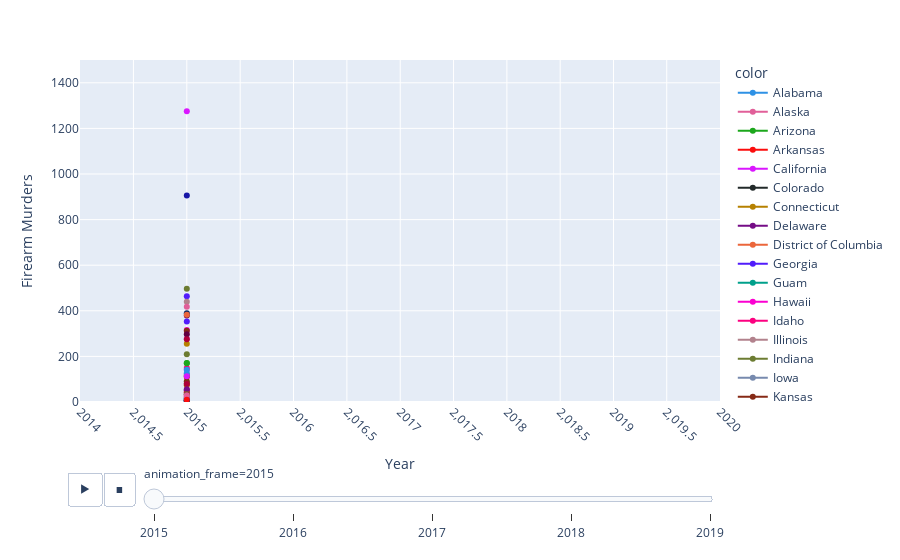

Write notebook code for a chart like this one.
### Code cell
Year = [x[0] for x in data_to_display.index]
TotalFirearms = data_to_display['TotalFirearms']['mean'].values.tolist()
State = [x[1] for x in data_to_display.index]


fig = px.line(x=Year,
              y=TotalFirearms, 
              color=State,
              markers=True,
              color_discrete_sequence=px.colors.qualitative.Dark24,
              animation_frame=Year, 
              animation_group=State,
              log_x=True, 
              range_x=[2014,2020], 
              range_y=[0,1500]
              )

fig.update_layout(title='',
                  xaxis_title='Year',
                  yaxis_title='Firearm Murders',
                  )
#fig.update_xaxes(tickvals=Year, tickangle=45)
fig.update_xaxes(tickangle=45)
                 
fig.show()

### Figure 1 — Plotly figure (JSON) as saved in the notebook; plotly's stock layout.template omitted (floating-point values rounded to 4 significant figures)
{"data": [{"hovertemplate": "color=Alabama<br>animation_frame=2015<br>x=%{x}<br>y=%{y}<extra></extra>", "ids": ["Alabama"], "legendgroup": "Alabama", "line": {"color": "#2E91E5", "dash": "solid"}, "marker": {"symbol": "circle"}, "mode": "markers+lines", "name": "Alabama", "orientation": "v", "showlegend": true, "type": "scatter", "x": [2015], "xaxis": "x", "y": [3], "yaxis": "y"}, {"hovertemplate": "color=Alaska<br>animation_frame=2015<br>x=%{x}<br>y=%{y}<extra></extra>", "ids": ["Alaska"], "legendgroup": "Alaska", "line": {"color": "#E15F99", "dash": "solid"}, "marker": {"symbol": "circle"}, "mode": "markers+lines", "name": "Alaska", "orientation": "v", "showlegend": true, "type": "scatter", "x": [2015], "xaxis": "x", "y": [39], "yaxis": "y"}, {"hovertemplate": "color=Arizona<br>animation_frame=2015<br>x=%{x}<br>y=%{y}<extra></extra>", "ids": ["Arizona"], "legendgroup": "Arizona", "line": {"color": "#1CA71C", "dash": "solid"}, "marker": {"symbol": "circle"}, "mode": "markers+lines", "name": "Arizona", "orientation": "v", "showlegend": true, "type": "scatter", "x": [2015], "xaxis": "x", "y": [171], "yaxis": "y"}, {"hovertemplate": "color=Arkansas<br>animation_frame=2015<br>x=%{x}<br>y=%{y}<extra></extra>", "ids": ["Arkansas"], "legendgroup": "Arkansas", "line": {"color": "#FB0D0D", "dash": "solid"}, "marker": {"symbol": "circle"}, "mode": "markers+lines", "name": "Arkansas", "orientation": "v", "showlegend": true, "type": "scatter", "x": [2015], "xaxis": "x", "y": [110], "yaxis": "y"}, {"hovertemplate": "color=California<br>animation_frame=2015<br>x=%{x}<br>y=%{y}<extra></extra>", "ids": ["California"], "legendgroup": "California", "line": {"color": "#DA16FF", "dash": "solid"}, "marker": {"symbol": "circle"}, "mode": "markers+lines", "name": "California", "orientation": "v", "showlegend": true, "type": "scatter", "x": [2015], "xaxis": "x", "y": [1275], "yaxis": "y"}, {"hovertemplate": "color=Colorado<br>animation_frame=2015<br>x=%{x}<br>y=%{y}<extra></extra>", "ids": ["Colorado"], "legendgroup": "Colorado", "line": {"color": "#222A2A", "dash": "solid"}, "marker": {"symbol": "circle"}, "mode": "markers+lines", "name": "Colorado", "orientation": "v", "showlegend": true, "type": "scatter", "x": [2015], "xaxis": "x", "y": [115], "yaxis": "y"}, {"hovertemplate": "color=Connecticut<br>animation_frame=2015<br>x=%{x}<br>y=%{y}<extra></extra>", "ids": ["Connecticut"], "legendgroup": "Connecticut", "line": {"color": "#B68100", "dash": "solid"}, "marker": {"symbol": "circle"}, "mode": "markers+lines", "name": "Connecticut", "orientation": "v", "showlegend": true, "type": "scatter", "x": [2015], "xaxis": "x", "y": [73], "yaxis": "y"}, {"hovertemplate": "color=Delaware<br>animation_frame=2015<br>x=%{x}<br>y=%{y}<extra></extra>", "ids": ["Delaware"], "legendgroup": "Delaware", "line": {"color": "#750D86", "dash": "solid"}, "marker": {"symbol": "circle"}, "mode": "markers+lines", "name": "Delaware", "orientation": "v", "showlegend": true, "type": "scatter", "x": [2015], "xaxis": "x", "y": [52], "yaxis": "y"}, {"hovertemplate": "color=District of Columbia<br>animation_frame=2015<br>x=%{x}<br>y=%{y}<extra></extra>", "ids": ["District of Columbia"], "legendgroup": "District of Columbia", "line": {"color": "#EB663B", "dash": "solid"}, "marker": {"symbol": "circle"}, "mode": "markers+lines", "name": "District of Columbia", "orientation": "v", "showlegend": true, "type": "scatter", "x": [2015], "xaxis": "x", "y": [121], "yaxis": "y"}, {"hovertemplate": "color=Georgia<br>animation_frame=2015<br>x=%{x}<br>y=%{y}<extra></extra>", "ids": ["Georgia"], "legendgroup": "Georgia", "line": {"color": "#511CFB", "dash": "solid"}, "marker": {"symbol": "circle"}, "mode": "markers+lines", "name": "Georgia", "orientation": "v", "showlegend": true, "type": "scatter", "x": [2015], "xaxis": "x", "y": [464], "yaxis": "y"}, {"hovertemplate": "color=Guam<br>animation_frame=2015<br>x=%{x}<br>y=%{y}<extra></extra>", "ids": ["Guam"], "legendgroup": "Guam", "line": {"color": "#00A08B", "dash": "solid"}, "marker": {"symbol": "circle"}, "mode": "markers+lines", "name": "Guam", "orientation": "v", "showlegend": true, "type": "scatter", "x": [2015], "xaxis": "x", "y": [3], "yaxis": "y"}, {"hovertemplate": "color=Hawaii<br>animation_frame=2015<br>x=%{x}<br>y=%{y}<extra></extra>", "ids": ["Hawaii"], "legendgroup": "Hawaii", "line": {"color": "#FB00D1", "dash": "solid"}, "marker": {"symbol": "circle"}, "mode": "markers+lines", "name": "Hawaii", "orientation": "v", "showlegend": true, "type": "scatter", "x": [2015], "xaxis": "x", "y": [4], "yaxis": "y"}, {"hovertemplate": "color=Idaho<br>animation_frame=2015<br>x=%{x}<br>y=%{y}<extra></extra>", "ids": ["Idaho"], "legendgroup": "Idaho", "line": {"color": "#FC0080", "dash": "solid"}, "marker": {"symbol": "circle"}, "mode": "markers+lines", "name": "Idaho", "orientation": "v", "showlegend": true, "type": "scatter", "x": [2015], "xaxis": "x", "y": [24], "yaxis": "y"}, {"hovertemplate": "color=Illinois<br>animation_frame=2015<br>x=%{x}<br>y=%{y}<extra></extra>", "ids": ["Illinois"], "legendgroup": "Illinois", "line": {"color": "#B2828D", "dash": "solid"}, "marker": {"symbol": "circle"}, "mode": "markers+lines", "name": "Illinois", "orientation": "v", "showlegend": true, "type": "scatter", "x": [2015], "xaxis": "x", "y": [440], "yaxis": "y"}, {"hovertemplate": "color=Indiana<br>animation_frame=2015<br>x=%{x}<br>y=%{y}<extra></extra>", "ids": ["Indiana"], "legendgroup": "Indiana", "line": {"color": "#6C7C32", "dash": "solid"}, "marker": {"symbol": "circle"}, "mode": "markers+lines", "name": "Indiana", "orientation": "v", "showlegend": true, "type": "scatter", "x": [2015], "xaxis": "x", "y": [209], "yaxis": "y"}, {"hovertemplate": "color=Iowa<br>animation_frame=2015<br>x=%{x}<br>y=%{y}<extra></extra>", "ids": ["Iowa"], "legendgroup": "Iowa", "line": {"color": "#778AAE", "dash": "solid"}, "marker": {"symbol": "circle"}, "mode": "markers+lines", "name": "Iowa", "orientation": "v", "showlegend": true, "type": "scatter", "x": [2015], "xaxis": "x", "y": [49], "yaxis": "y"}, {"hovertemplate": "color=Kansas<br>animation_frame=2015<br>x=%{x}<br>y=%{y}<extra></extra>", "ids": ["Kansas"], "legendgroup": "Kansas", "line": {"color": "#862A16", "dash": "solid"}, "marker": {"symbol": "circle"}, "mode": "markers+lines", "name": "Kansas", "orientation": "v", "showlegend": true, "type": "scatter", "x": [2015], "xaxis": "x", "y": [91], "yaxis": "y"}, {"hovertemplate": "color=Kentucky<br>animation_frame=2015<br>x=%{x}<br>y=%{y}<extra></extra>", "ids": ["Kentucky"], "legendgroup": "Kentucky", "line": {"color": "#A777F1", "dash": "solid"}, "marker": {"symbol": "circle"}, "mode": "markers+lines", "name": "Kentucky", "orientation": "v", "showlegend": true, "type": "scatter", "x": [2015], "xaxis": "x", "y": [141], "yaxis": "y"}, {"hovertemplate": "color=Louisiana<br>animation_frame=2015<br>x=%{x}<br>y=%{y}<extra></extra>", "ids": ["Louisiana"], "legendgroup": "Louisiana", "line": {"color": "#620042", "dash": "solid"}, "marker": {"symbol": "circle"}, "mode": "markers+lines", "name": "Louisiana", "orientation": "v", "showlegend": true, "type": "scatter", "x": [2015], "xaxis": "x", "y": [379], "yaxis": "y"}, {"hovertemplate": "color=Maine<br>animation_frame=2015<br>x=%{x}<br>y=%{y}<extra></extra>", "ids": ["Maine"], "legendgroup": "Maine", "line": {"color": "#1616A7", "dash": "solid"}, "marker": {"symbol": "circle"}, "mode": "markers+lines", "name": "Maine", "orientation": "v", "showlegend": true, "type": "scatter", "x": [2015], "xaxis": "x", "y": [16], "yaxis": "y"}, {"hovertemplate": "color=Maryland<br>animation_frame=2015<br>x=%{x}<br>y=%{y}<extra></extra>", "ids": ["Maryland"], "legendgroup": "Maryland", "line": {"color": "#DA60CA", "dash": "solid"}, "marker": {"symbol": "circle"}, "mode": "markers+lines", "name": "Maryland", "orientation": "v", "showlegend": true, "type": "scatter", "x": [2015], "xaxis": "x", "y": [279], "yaxis": "y"}, {"hovertemplate": "color=Massachusetts<br>animation_frame=2015<br>x=%{x}<br>y=%{y}<extra></extra>", "ids": ["Massachusetts"], "legendgroup": "Massachusetts", "line": {"color": "#6C4516", "dash": "solid"}, "marker": {"symbol": "circle"}, "mode": "markers+lines", "name": "Massachusetts", "orientation": "v", "showlegend": true, "type": "scatter", "x": [2015], "xaxis": "x", "y": [81], "yaxis": "y"}, {"hovertemplate": "color=Michigan<br>animation_frame=2015<br>x=%{x}<br>y=%{y}<extra></extra>", "ids": ["Michigan"], "legendgroup": "Michigan", "line": {"color": "#0D2A63", "dash": "solid"}, "marker": {"symbol": "circle"}, "mode": "markers+lines", "name": "Michigan", "orientation": "v", "showlegend": true, "type": "scatter", "x": [2015], "xaxis": "x", "y": [389], "yaxis": "y"}, {"hovertemplate": "color=Minnesota<br>animation_frame=2015<br>x=%{x}<br>y=%{y}<extra></extra>", "ids": ["Minnesota"], "legendgroup": "Minnesota", "line": {"color": "#AF0038", "dash": "solid"}, "marker": {"symbol": "circle"}, "mode": "markers+lines", "name": "Minnesota", "orientation": "v", "showlegend": true, "type": "scatter", "x": [2015], "xaxis": "x", "y": [79], "yaxis": "y"}, {"hovertemplate": "color=Mississippi<br>animation_frame=2015<br>x=%{x}<br>y=%{y}<extra></extra>", "ids": ["Mississippi"], "legendgroup": "Mississippi", "line": {"color": "#2E91E5", "dash": "solid"}, "marker": {"symbol": "circle"}, "mode": "markers+lines", "name": "Mississippi", "orientation": "v", "showlegend": true, "type": "scatter", "x": [2015], "xaxis": "x", "y": [126], "yaxis": "y"}, {"hovertemplate": "color=Missouri<br>animation_frame=2015<br>x=%{x}<br>y=%{y}<extra></extra>", "ids": ["Missouri"], "legendgroup": "Missouri", "line": {"color": "#E15F99", "dash": "solid"}, "marker": {"symbol": "circle"}, "mode": "markers+lines", "name": "Missouri", "orientation": "v", "showlegend": true, "type": "scatter", "x": [2015], "xaxis": "x", "y": [418], "yaxis": "y"}, {"hovertemplate": "color=Montana<br>animation_frame=2015<br>x=%{x}<br>y=%{y}<extra></extra>", "ids": ["Montana"], "legendgroup": "Montana", "line": {"color": "#1CA71C", "dash": "solid"}, "marker": {"symbol": "circle"}, "mode": "markers+lines", "name": "Montana", "orientation": "v", "showlegend": true, "type": "scatter", "x": [2015], "xaxis": "x", "y": [18], "yaxis": "y"}, {"hovertemplate": "color=Nebraska<br>animation_frame=2015<br>x=%{x}<br>y=%{y}<extra></extra>", "ids": ["Nebraska"], "legendgroup": "Nebraska", "line": {"color": "#FB0D0D", "dash": "solid"}, "marker": {"symbol": "circle"}, "mode": "markers+lines", "name": "Nebraska", "orientation": "v", "showlegend": true, "type": "scatter", "x": [2015], "xaxis": "x", "y": [43], "yaxis": "y"}, {"hovertemplate": "color=Nevada<br>animation_frame=2015<br>x=%{x}<br>y=%{y}<extra></extra>", "ids": ["Nevada"], "legendgroup": "Nevada", "line": {"color": "#DA16FF", "dash": "solid"}, "marker": {"symbol": "circle"}, "mode": "markers+lines", "name": "Nevada", "orientation": "v", "showlegend": true, "type": "scatter", "x": [2015], "xaxis": "x", "y": [113], "yaxis": "y"}, {"hovertemplate": "color=New Hampshire<br>animation_frame=2015<br>x=%{x}<br>y=%{y}<extra></extra>", "ids": ["New Hampshire"], "legendgroup": "New Hampshire", "line": {"color": "#222A2A", "dash": "solid"}, "marker": {"symbol": "circle"}, "mode": "markers+lines", "name": "New Hampshire", "orientation": "v", "showlegend": true, "type": "scatter", "x": [2015], "xaxis": "x", "y": [8], "yaxis": "y"}, {"hovertemplate": "color=New Jersey<br>animation_frame=2015<br>x=%{x}<br>y=%{y}<extra></extra>", "ids": ["New Jersey"], "legendgroup": "New Jersey", "line": {"color": "#B68100", "dash": "solid"}, "marker": {"symbol": "circle"}, "mode": "markers+lines", "name": "New Jersey", "orientation": "v", "showlegend": true, "type": "scatter", "x": [2015], "xaxis": "x", "y": [255], "yaxis": "y"}, {"hovertemplate": "color=New Mexico<br>animation_frame=2015<br>x=%{x}<br>y=%{y}<extra></extra>", "ids": ["New Mexico"], "legendgroup": "New Mexico", "line": {"color": "#750D86", "dash": "solid"}, "marker": {"symbol": "circle"}, "mode": "markers+lines", "name": "New Mexico", "orientation": "v", "showlegend": true, "type": "scatter", "x": [2015], "xaxis": "x", "y": [56], "yaxis": "y"}, {"hovertemplate": "color=New York<br>animation_frame=2015<br>x=%{x}<br>y=%{y}<extra></extra>", "ids": ["New York"], "legendgroup": "New York", "line": {"color": "#EB663B", "dash": "solid"}, "marker": {"symbol": "circle"}, "mode": "markers+lines", "name": "New York", "orientation": "v", "showlegend": true, "type": "scatter", "x": [2015], "xaxis": "x", "y": [383], "yaxis": "y"}, {"hovertemplate": "color=North Carolina<br>animation_frame=2015<br>x=%{x}<br>y=%{y}<extra></extra>", "ids": ["North Carolina"], "legendgroup": "North Carolina", "line": {"color": "#511CFB", "dash": "solid"}, "marker": {"symbol": "circle"}, "mode": "markers+lines", "name": "North Carolina", "orientation": "v", "showlegend": true, "type": "scatter", "x": [2015], "xaxis": "x", "y": [353], "yaxis": "y"}, {"hovertemplate": "color=North Dakota<br>animation_frame=2015<br>x=%{x}<br>y=%{y}<extra></extra>", "ids": ["North Dakota"], "legendgroup": "North Dakota", "line": {"color": "#00A08B", "dash": "solid"}, "marker": {"symbol": "circle"}, "mode": "markers+lines", "name": "North Dakota", "orientation": "v", "showlegend": true, "type": "scatter", "x": [2015], "xaxis": "x", "y": [9], "yaxis": "y"}, {"hovertemplate": "color=Ohio<br>animation_frame=2015<br>x=%{x}<br>y=%{y}<extra></extra>", "ids": ["Ohio"], "legendgroup": "Ohio", "line": {"color": "#FB00D1", "dash": "solid"}, "marker": {"symbol": "circle"}, "mode": "markers+lines", "name": "Ohio", "orientation": "v", "showlegend": true, "type": "scatter", "x": [2015], "xaxis": "x", "y": [316], "yaxis": "y"}, {"hovertemplate": "color=Oklahoma<br>animation_frame=2015<br>x=%{x}<br>y=%{y}<extra></extra>", "ids": ["Oklahoma"], "legendgroup": "Oklahoma", "line": {"color": "#FC0080", "dash": "solid"}, "marker": {"symbol": "circle"}, "mode": "markers+lines", "name": "Oklahoma", "orientation": "v", "showlegend": true, "type": "scatter", "x": [2015], "xaxis": "x", "y": [149], "yaxis": "y"}, {"hovertemplate": "color=Oregon<br>animation_frame=2015<br>x=%{x}<br>y=%{y}<extra></extra>", "ids": ["Oregon"], "legendgroup": "Oregon", "line": {"color": "#B2828D", "dash": "solid"}, "marker": {"symbol": "circle"}, "mode": "markers+lines", "name": "Oregon", "orientation": "v", "showlegend": true, "type": "scatter", "x": [2015], "xaxis": "x", "y": [34], "yaxis": "y"}, {"hovertemplate": "color=Pennsylvania<br>animation_frame=2015<br>x=%{x}<br>y=%{y}<extra></extra>", "ids": ["Pennsylvania"], "legendgroup": "Pennsylvania", "line": {"color": "#6C7C32", "dash": "solid"}, "marker": {"symbol": "circle"}, "mode": "markers+lines", "name": "Pennsylvania", "orientation": "v", "showlegend": true, "type": "scatter", "x": [2015], "xaxis": "x", "y": [497], "yaxis": "y"}, {"hovertemplate": "color=Rhode Island<br>animation_frame=2015<br>x=%{x}<br>y=%{y}<extra></extra>", "ids": ["Rhode Island"], "legendgroup": "Rhode Island", "line": {"color": "#778AAE", "dash": "solid"}, "marker": {"symbol": "circle"}, "mode": "markers+lines", "name": "Rhode Island", "orientation": "v", "showlegend": true, "type": "scatter", "x": [2015], "xaxis": "x", "y": [10], "yaxis": "y"}, {"hovertemplate": "color=South Carolina<br>animation_frame=2015<br>x=%{x}<br>y=%{y}<extra></extra>", "ids": ["South Carolina"], "legendgroup": "South Carolina", "line": {"color": "#862A16", "dash": "solid"}, "marker": {"symbol": "circle"}, "mode": "markers+lines", "name": "South Carolina", "orientation": "v", "showlegend": true, "type": "scatter", "x": [2015], "xaxis": "x", "y": [312], "yaxis": "y"}, {"hovertemplate": "color=South Dakota<br>animation_frame=2015<br>x=%{x}<br>y=%{y}<extra></extra>", "ids": ["South Dakota"], "legendgroup": "South Dakota", "line": {"color": "#A777F1", "dash": "solid"}, "marker": {"symbol": "circle"}, "mode": "markers+lines", "name": "South Dakota", "orientation": "v", "showlegend": true, "type": "scatter", "x": [2015], "xaxis": "x", "y": [12], "yaxis": "y"}, {"hovertemplate": "color=Tennessee<br>animation_frame=2015<br>x=%{x}<br>y=%{y}<extra></extra>", "ids": ["Tennessee"], "legendgroup": "Tennessee", "line": {"color": "#620042", "dash": "solid"}, "marker": {"symbol": "circle"}, "mode": "markers+lines", "name": "Tennessee", "orientation": "v", "showlegend": true, "type": "scatter", "x": [2015], "xaxis": "x", "y": [297], "yaxis": "y"}, {"hovertemplate": "color=Texas<br>animation_frame=2015<br>x=%{x}<br>y=%{y}<extra></extra>", "ids": ["Texas"], "legendgroup": "Texas", "line": {"color": "#1616A7", "dash": "solid"}, "marker": {"symbol": "circle"}, "mode": "markers+lines", "name": "Texas", "orientation": "v", "showlegend": true, "type": "scatter", "x": [2015], "xaxis": "x", "y": [906], "yaxis": "y"}, {"hovertemplate": "color=U.S. Virgin Islands<br>animation_frame=2015<br>x=%{x}<br>y=%{y}<extra></extra>", "ids": ["U.S. Virgin Islands"], "legendgroup": "U.S. Virgin Islands", "line": {"color": "#DA60CA", "dash": "solid"}, "marker": {"symbol": "circle"}, "mode": "markers+lines", "name": "U.S. Virgin Islands", "orientation": "v", "showlegend": true, "type": "scatter", "x": [2015], "xaxis": "x", "y": [26], "yaxis": "y"}, {"hovertemplate": "color=Utah<br>animation_frame=2015<br>x=%{x}<br>y=%{y}<extra></extra>", "ids": ["Utah"], "legendgroup": "Utah", "line": {"color": "#6C4516", "dash": "solid"}, "marker": {"symbol": "circle"}, "mode": "markers+lines", "name": "Utah", "orientation": "v", "showlegend": true, "type": "scatter", "x": [2015], "xaxis": "x", "y": [34], "yaxis": "y"}, {"hovertemplate": "color=Vermont<br>animation_frame=2015<br>x=%{x}<br>y=%{y}<extra></extra>", "ids": ["Vermont"], "legendgroup": "Vermont", "line": {"color": "#0D2A63", "dash": "solid"}, "marker": {"symbol": "circle"}, "mode": "markers+lines", "name": "Vermont", "orientation": "v", "showlegend": true, "type": "scatter", "x": [2015], "xaxis": "x", "y": [8], "yaxis": "y"}, {"hovertemplate": "color=Virginia<br>animation_frame=2015<br>x=%{x}<br>y=%{y}<extra></extra>", "ids": ["Virginia"], "legendgroup": "Virginia", "line": {"color": "#AF0038", "dash": "solid"}, "marker": {"symbol": "circle"}, "mode": "markers+lines", "name": "Virginia", "orientation": "v", "showlegend": true, "type": "scatter", "x": [2015], "xaxis": "x", "y": [275], "yaxis": "y"}, {"hovertemplate": "color=Washington<br>animation_frame=2015<br>x=%{x}<br>y=%{y}<extra></extra>", "ids": ["Washington"], "legendgroup": "Washington", "line": {"color": "#2E91E5", "dash": "solid"}, "marker": {"symbol": "circle"}, "mode": "markers+lines", "name": "Washington", "orientation": "v", "showlegend": true, "type": "scatter", "x": [2015], "xaxis": "x", "y": [141], "yaxis": "y"}, {"hovertemplate": "color=West Virginia<br>animation_frame=2015<br>x=%{x}<br>y=%{y}<extra></extra>", "ids": ["West Virginia"], "legendgroup": "West Virginia", "line": {"color": "#E15F99", "dash": "solid"}, "marker": {"symbol": "circle"}, "mode": "markers+lines", "name": "West Virginia", "orientation": "v", "showlegend": true, "type": "scatter", "x": [2015], "xaxis": "x", "y": [30], "yaxis": "y"}, {"hovertemplate": "color=Wisconsin<br>animation_frame=2015<br>x=%{x}<br>y=%{y}<extra></extra>", "ids": ["Wisconsin"], "legendgroup": "Wisconsin", "line": {"color": "#1CA71C", "dash": "solid"}, "marker": {"symbol": "circle"}, "mode": "markers+lines", "name": "Wisconsin", "orientation": "v", "showlegend": true, "type": "scatter", "x": [2015], "xaxis": "x", "y": [170], "yaxis": "y"}, {"hovertemplate": "color=Wyoming<br>animation_frame=2015<br>x=%{x}<br>y=%{y}<extra></extra>", "ids": ["Wyoming"], "legendgroup": "Wyoming", "line": {"color": "#FB0D0D", "dash": "solid"}, "marker": {"symbol": "circle"}, "mode": "markers+lines", "name": "Wyoming", "orientation": "v", "showlegend": true, "type": "scatter", "x": [2015], "xaxis": "x", "y": [10], "yaxis": "y"}], "layout": {"legend": {"title": {"text": "color"}, "tracegroupgap": 0}, "margin": {"t": 60}, "sliders": [{"active": 0, "currentvalue": {"prefix": "animation_frame="}, "len": 0.9, "pad": {"b": 10, "t": 60}, "steps": [{"args": [["2015"], {"frame": {"duration": 0, "redraw": false}, "fromcurrent": true, "mode": "immediate", "transition": {"duration": 0, "easing": "linear"}}], "label": "2015", "method": "animate"}, {"args": [["2016"], {"frame": {"duration": 0, "redraw": false}, "fromcurrent": true, "mode": "immediate", "transition": {"duration": 0, "easing": "linear"}}], "label": "2016", "method": "animate"}, {"args": [["2017"], {"frame": {"duration": 0, "redraw": false}, "fromcurrent": true, "mode": "immediate", "transition": {"duration": 0, "easing": "linear"}}], "label": "2017", "method": "animate"}, {"args": [["2018"], {"frame": {"duration": 0, "redraw": false}, "fromcurrent": true, "mode": "immediate", "transition": {"duration": 0, "easing": "linear"}}], "label": "2018", "method": "animate"}, {"args": [["2019"], {"frame": {"duration": 0, "redraw": false}, "fromcurrent": true, "mode": "immediate", "transition": {"duration": 0, "easing": "linear"}}], "label": "2019", "method": "animate"}], "x": 0.1, "xanchor": "left", "y": 0, "yanchor": "top"}], "title": {"text": ""}, "updatemenus": [{"buttons": [{"args": [null, {"frame": {"duration": 500, "redraw": false}, "fromcurrent": true, "mode": "immediate", "transition": {"duration": 500, "easing": "linear"}}], "label": "&#9654;", "method": "animate"}, {"args": [[null], {"frame": {"duration": 0, "redraw": false}, "fromcurrent": true, "mode": "immediate", "transition": {"duration": 0, "easing": "linear"}}], "label": "&#9724;", "method": "animate"}], "direction": "left", "pad": {"r": 10, "t": 70}, "showactive": false, "type": "buttons", "x": 0.1, "xanchor": "right", "y": 0, "yanchor": "top"}], "xaxis": {"anchor": "y", "domain": [0, 1], "range": [3.304, 3.305], "tickangle": 45, "title": {"text": "Year"}, "type": "log"}, "yaxis": {"anchor": "x", "domain": [0, 1], "range": [0, 1500], "title": {"text": "Firearm Murders"}}}}
